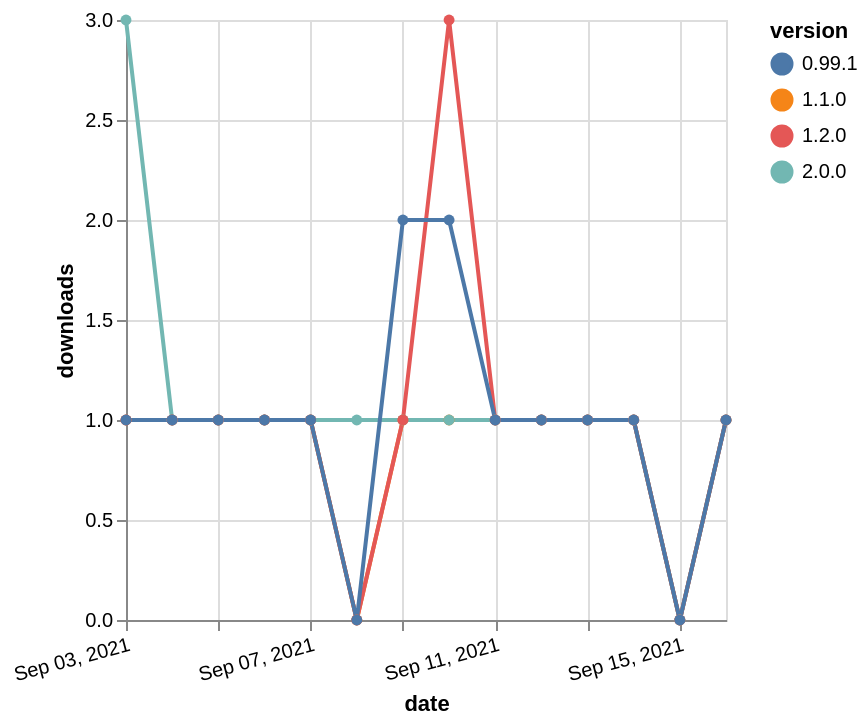

The Vega-Lite source for this figure:
### Vega-Lite specification from a JSON file in a GitHub repository (floating-point values rounded to 4 significant figures)
{"$schema": "https://vega.github.io/schema/vega-lite/v5.json", "description": "A simple bar chart with embedded data.", "data": {"values": [{"date": "2021-09-03", "total": 179, "delta": 1, "version": "1.1.0"}, {"date": "2021-09-04", "total": 180, "delta": 1, "version": "1.1.0"}, {"date": "2021-09-05", "total": 181, "delta": 1, "version": "1.1.0"}, {"date": "2021-09-06", "total": 182, "delta": 1, "version": "1.1.0"}, {"date": "2021-09-07", "total": 183, "delta": 1, "version": "1.1.0"}, {"date": "2021-09-08", "total": 183, "delta": 0, "version": "1.1.0"}, {"date": "2021-09-09", "total": 184, "delta": 1, "version": "1.1.0"}, {"date": "2021-09-10", "total": 185, "delta": 1, "version": "1.1.0"}, {"date": "2021-09-11", "total": 186, "delta": 1, "version": "1.1.0"}, {"date": "2021-09-12", "total": 187, "delta": 1, "version": "1.1.0"}, {"date": "2021-09-13", "total": 188, "delta": 1, "version": "1.1.0"}, {"date": "2021-09-14", "total": 189, "delta": 1, "version": "1.1.0"}, {"date": "2021-09-15", "total": 189, "delta": 0, "version": "1.1.0"}, {"date": "2021-09-16", "total": 190, "delta": 1, "version": "1.1.0"}, {"date": "2021-09-03", "total": 117, "delta": 3, "version": "2.0.0"}, {"date": "2021-09-04", "total": 118, "delta": 1, "version": "2.0.0"}, {"date": "2021-09-05", "total": 119, "delta": 1, "version": "2.0.0"}, {"date": "2021-09-06", "total": 120, "delta": 1, "version": "2.0.0"}, {"date": "2021-09-07", "total": 121, "delta": 1, "version": "2.0.0"}, {"date": "2021-09-08", "total": 122, "delta": 1, "version": "2.0.0"}, {"date": "2021-09-09", "total": 123, "delta": 1, "version": "2.0.0"}, {"date": "2021-09-10", "total": 124, "delta": 1, "version": "2.0.0"}, {"date": "2021-09-11", "total": 125, "delta": 1, "version": "2.0.0"}, {"date": "2021-09-12", "total": 126, "delta": 1, "version": "2.0.0"}, {"date": "2021-09-13", "total": 127, "delta": 1, "version": "2.0.0"}, {"date": "2021-09-14", "total": 128, "delta": 1, "version": "2.0.0"}, {"date": "2021-09-15", "total": 128, "delta": 0, "version": "2.0.0"}, {"date": "2021-09-16", "total": 129, "delta": 1, "version": "2.0.0"}, {"date": "2021-09-03", "total": 286, "delta": 1, "version": "1.2.0"}, {"date": "2021-09-04", "total": 287, "delta": 1, "version": "1.2.0"}, {"date": "2021-09-05", "total": 288, "delta": 1, "version": "1.2.0"}, {"date": "2021-09-06", "total": 289, "delta": 1, "version": "1.2.0"}, {"date": "2021-09-07", "total": 290, "delta": 1, "version": "1.2.0"}, {"date": "2021-09-08", "total": 290, "delta": 0, "version": "1.2.0"}, {"date": "2021-09-09", "total": 291, "delta": 1, "version": "1.2.0"}, {"date": "2021-09-10", "total": 294, "delta": 3, "version": "1.2.0"}, {"date": "2021-09-11", "total": 295, "delta": 1, "version": "1.2.0"}, {"date": "2021-09-12", "total": 296, "delta": 1, "version": "1.2.0"}, {"date": "2021-09-13", "total": 297, "delta": 1, "version": "1.2.0"}, {"date": "2021-09-14", "total": 298, "delta": 1, "version": "1.2.0"}, {"date": "2021-09-15", "total": 298, "delta": 0, "version": "1.2.0"}, {"date": "2021-09-16", "total": 299, "delta": 1, "version": "1.2.0"}, {"date": "2021-09-03", "total": 213, "delta": 1, "version": "0.99.1"}, {"date": "2021-09-04", "total": 214, "delta": 1, "version": "0.99.1"}, {"date": "2021-09-05", "total": 215, "delta": 1, "version": "0.99.1"}, {"date": "2021-09-06", "total": 216, "delta": 1, "version": "0.99.1"}, {"date": "2021-09-07", "total": 217, "delta": 1, "version": "0.99.1"}, {"date": "2021-09-08", "total": 217, "delta": 0, "version": "0.99.1"}, {"date": "2021-09-09", "total": 219, "delta": 2, "version": "0.99.1"}, {"date": "2021-09-10", "total": 221, "delta": 2, "version": "0.99.1"}, {"date": "2021-09-11", "total": 222, "delta": 1, "version": "0.99.1"}, {"date": "2021-09-12", "total": 223, "delta": 1, "version": "0.99.1"}, {"date": "2021-09-13", "total": 224, "delta": 1, "version": "0.99.1"}, {"date": "2021-09-14", "total": 225, "delta": 1, "version": "0.99.1"}, {"date": "2021-09-15", "total": 225, "delta": 0, "version": "0.99.1"}, {"date": "2021-09-16", "total": 226, "delta": 1, "version": "0.99.1"}]}, "width": "container", "mark": {"type": "line", "point": {"filled": true}}, "encoding": {"x": {"field": "date", "type": "temporal", "timeUnit": "yearmonthdate", "title": "date", "axis": {"labelAngle": -15}}, "y": {"field": "delta", "type": "quantitative", "title": "downloads"}, "color": {"field": "version", "type": "nominal"}, "tooltip": {"field": "delta"}}}
